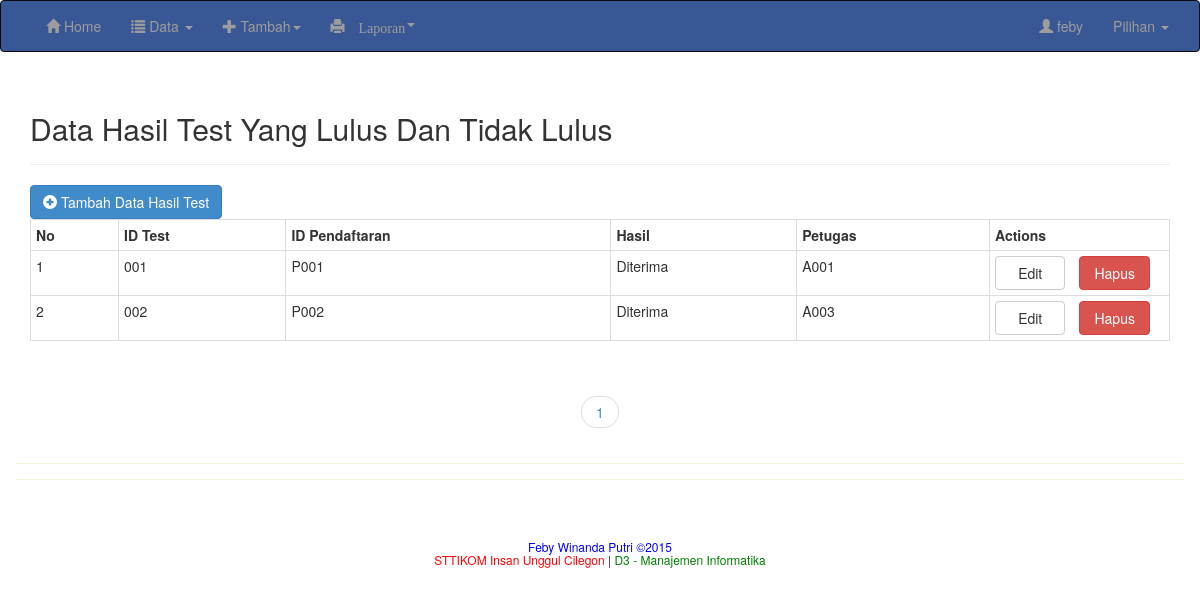
The app's page /admin/hasiltest/index.php (signed in) with its own data.
### tables this page shows
CREATE TABLE IF NOT EXISTS `tbl_hasiltest` (
  `id_test` char(11) NOT NULL,
  `id_pendaftaran` char(11) NOT NULL,
  `NISN` char(15) NOT NULL DEFAULT '',
  `nama` varchar(25) DEFAULT NULL,
  `id_petugas` char(11) DEFAULT NULL,
  `hasil` enum('Tidak Diterima','Diterima') DEFAULT NULL
);

### objek/hasiltest.php (called while the page is built, shortened)
<?php
class hasiltest{
private $connect;
private $table_name = "tbl_hasiltest";
public function __construct($db) { $this->connect = $db; }
function readAll($from_record_num, $records_per_page){
	    $query = "SELECT * FROM " . $this->table_name . " ORDER BY id_test ASC LIMIT {$from_record_num}, {$records_per_page}";
	    $statement = $this->connect->prepare( $query );
	    $statement->execute();
	    return $statement;
	 }
}?>

### admin/hasiltest/index.php (the view, shortened to what this page needs)
<?php
	$path = $_SERVER['DOCUMENT_ROOT'];
	if($_SESSION['login_user'] != null) {
		$database = new database();
		$db = $database->getConnection();
		include_once $path . '/admin/header.php';
		$page = isset($_GET['page']) ? $_GET['page'] : 1;
		$records_per_page = 5;
		$from_record_num = ($records_per_page * $page) - $records_per_page;
		include_once $_SERVER['DOCUMENT_ROOT'] . '/objek/hasiltest.php';
		$users = new hasiltest($db);
		$statement = $users->readAll($from_record_num, $records_per_page);
		$num = $statement->rowCount();
		echo "<div class='container'>";
			echo "<div class='page-header '>";
			echo "<h2>Data Hasil Test Yang Lulus Dan Tidak Lulus</h2>";
			echo "</div>";
		echo "<div class='right-button-margin'>";
	   	echo "<a href='insert.php' class='btn btn-primary pull-left'><i class='glyphicon glyphicon-plus-sign'></i> Tambah Data Hasil Test</a>";
		echo "</div>";
			echo "<div class='row'>";
		if($num>0){
			echo "<table class='table table-hover table-condensed table-bordered'>";
					echo "<tr>";
					echo "<th>No</th>";
					echo "<th>ID Test</th>";
					echo "<th>ID Pendaftaran</th>";
					echo "<th>Hasil</th>";
					echo "<th>Petugas</th>";
					echo "<th>Actions</th>";
				echo "</tr>";
				$no = 0;
				while ($row = $statement->fetch(PDO::FETCH_ASSOC)){
					extract($row);
					echo "<tr>";
					$no = $no + 1;
					echo "<td>{$no}</td>";
					echo "<td>{$id_test}</td>";
					echo "<td>{$id_pendaftaran}</td>";
					echo "<td>{$hasil}</td>";
					echo "<td>{$id_petugas}</td>";
					echo "<td style='width:180px;'>";
					echo "<a href='update.php?id={$id_petugas}' class='btn btn-default col-sm-5'>Edit</a>";
					echo "<a kode='{$id_petugas}' class='btn btn-danger delete-object col-sm-5 col-sm-offset-1'>Hapus</a>";
					echo "</td>";
					echo "</tr>";
					}
			echo "</table>";
				echo "<div class='row text-center'>";
				include_once 'paging.php';
				echo "</div>";
			echo "</div>";
			echo "</div>";
		}
		else {
			echo "<div>Data Tidak Ada</div>";
		}
		include_once $path . '/admin/footer.php';
	}
	else {
		header("location:/admin/error.php");
	}
?>

### css/mystyle.css (style rules this page uses)
.container { background:white; }
.row { background:; padding:15px; border-bottom:1px solid beige; }

### records on screen
tbl_hasiltest: id_test "001", id_pendaftaran "P001", hasil "Diterima", id_petugas "A001"
tbl_hasiltest: id_test "002", id_pendaftaran "P002", hasil "Diterima", id_petugas "A003"

### other values on screen
$cetak "feby"
